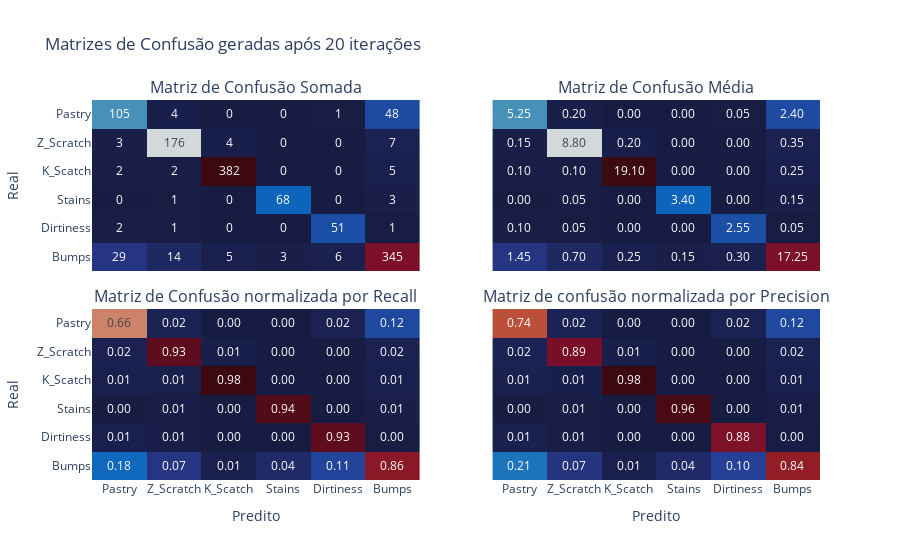

The code cell stored with this chart in its notebook:
### Code cell
plot_confusion_matrix(knn_res, export=True, filename='knn_cm', path='../figs/metrics')

### Figure 1 — Plotly figure (JSON) as saved in the notebook; plotly's stock layout.template omitted (floating-point values rounded to 4 significant figures)
{"data": [{"colorscale": [[0, "rgb(23, 28, 66)"], [0.09091, "rgb(41, 58, 143)"], [0.1818, "rgb(11, 102, 189)"], [0.2727, "rgb(69, 144, 185)"], [0.3636, "rgb(142, 181, 194)"], [0.4545, "rgb(210, 216, 219)"], [0.5455, "rgb(230, 210, 204)"], [0.6364, "rgb(213, 157, 137)"], [0.7273, "rgb(196, 101, 72)"], [0.8182, "rgb(172, 43, 36)"], [0.9091, "rgb(120, 14, 40)"], [1, "rgb(60, 9, 17)"]], "showscale": false, "text": [[105, 4, 0, 0, 1, 48], [3, 176, 4, 0, 0, 7], [2, 2, 382, 0, 0, 5], [0, 1, 0, 68, 0, 3], [2, 1, 0, 0, 51, 1], [29, 14, 5, 3, 6, 345]], "texttemplate": "%{text}", "type": "heatmap", "x": ["Pastry", "Z_Scratch", "K_Scatch", "Stains", "Dirtiness", "Bumps"], "xaxis": "x", "y": ["Pastry", "Z_Scratch", "K_Scatch", "Stains", "Dirtiness", "Bumps"], "yaxis": "y", "z": [[105, 4, 0, 0, 1, 48], [3, 176, 4, 0, 0, 7], [2, 2, 382, 0, 0, 5], [0, 1, 0, 68, 0, 3], [2, 1, 0, 0, 51, 1], [29, 14, 5, 3, 6, 345]]}, {"colorscale": [[0, "rgb(23, 28, 66)"], [0.09091, "rgb(41, 58, 143)"], [0.1818, "rgb(11, 102, 189)"], [0.2727, "rgb(69, 144, 185)"], [0.3636, "rgb(142, 181, 194)"], [0.4545, "rgb(210, 216, 219)"], [0.5455, "rgb(230, 210, 204)"], [0.6364, "rgb(213, 157, 137)"], [0.7273, "rgb(196, 101, 72)"], [0.8182, "rgb(172, 43, 36)"], [0.9091, "rgb(120, 14, 40)"], [1, "rgb(60, 9, 17)"]], "showscale": false, "text": [[5.25, 0.2, 0, 0, 0.05, 2.4], [0.15, 8.8, 0.2, 0, 0, 0.35], [0.1, 0.1, 19.1, 0, 0, 0.25], [0, 0.05, 0, 3.4, 0, 0.15], [0.1, 0.05, 0, 0, 2.55, 0.05], [1.45, 0.7, 0.25, 0.15, 0.3, 17.25]], "texttemplate": "%{text:.2f}", "type": "heatmap", "x": ["Pastry", "Z_Scratch", "K_Scatch", "Stains", "Dirtiness", "Bumps"], "xaxis": "x2", "y": ["Pastry", "Z_Scratch", "K_Scatch", "Stains", "Dirtiness", "Bumps"], "yaxis": "y2", "z": [[5.25, 0.2, 0, 0, 0.05, 2.4], [0.15, 8.8, 0.2, 0, 0, 0.35], [0.1, 0.1, 19.1, 0, 0, 0.25], [0, 0.05, 0, 3.4, 0, 0.15], [0.1, 0.05, 0, 0, 2.55, 0.05], [1.45, 0.7, 0.25, 0.15, 0.3, 17.25]]}, {"colorscale": [[0, "rgb(23, 28, 66)"], [0.09091, "rgb(41, 58, 143)"], [0.1818, "rgb(11, 102, 189)"], [0.2727, "rgb(69, 144, 185)"], [0.3636, "rgb(142, 181, 194)"], [0.4545, "rgb(210, 216, 219)"], [0.5455, "rgb(230, 210, 204)"], [0.6364, "rgb(213, 157, 137)"], [0.7273, "rgb(196, 101, 72)"], [0.8182, "rgb(172, 43, 36)"], [0.9091, "rgb(120, 14, 40)"], [1, "rgb(60, 9, 17)"]], "showscale": false, "text": [[0.6646, 0.02105, 0, 0, 0.01818, 0.1194], [0.01899, 0.9263, 0.01023, 0, 0, 0.01741], [0.01266, 0.01053, 0.977, 0, 0, 0.01244], [0, 0.005263, 0, 0.9444, 0, 0.007463], [0.01266, 0.005263, 0, 0, 0.9273, 0.002488], [0.1835, 0.07368, 0.01279, 0.04167, 0.1091, 0.8582]], "texttemplate": "%{text:.2f}", "type": "heatmap", "x": ["Pastry", "Z_Scratch", "K_Scatch", "Stains", "Dirtiness", "Bumps"], "xaxis": "x3", "y": ["Pastry", "Z_Scratch", "K_Scatch", "Stains", "Dirtiness", "Bumps"], "yaxis": "y3", "z": [[0.6646, 0.02105, 0, 0, 0.01818, 0.1194], [0.01899, 0.9263, 0.01023, 0, 0, 0.01741], [0.01266, 0.01053, 0.977, 0, 0, 0.01244], [0, 0.005263, 0, 0.9444, 0, 0.007463], [0.01266, 0.005263, 0, 0, 0.9273, 0.002488], [0.1835, 0.07368, 0.01279, 0.04167, 0.1091, 0.8582]]}, {"colorscale": [[0, "rgb(23, 28, 66)"], [0.09091, "rgb(41, 58, 143)"], [0.1818, "rgb(11, 102, 189)"], [0.2727, "rgb(69, 144, 185)"], [0.3636, "rgb(142, 181, 194)"], [0.4545, "rgb(210, 216, 219)"], [0.5455, "rgb(230, 210, 204)"], [0.6364, "rgb(213, 157, 137)"], [0.7273, "rgb(196, 101, 72)"], [0.8182, "rgb(172, 43, 36)"], [0.9091, "rgb(120, 14, 40)"], [1, "rgb(60, 9, 17)"]], "showscale": false, "text": [[0.7447, 0.0202, 0, 0, 0.01724, 0.1174], [0.02128, 0.8889, 0.01023, 0, 0, 0.01711], [0.01418, 0.0101, 0.977, 0, 0, 0.01222], [0, 0.005051, 0, 0.9577, 0, 0.007335], [0.01418, 0.005051, 0, 0, 0.8793, 0.002445], [0.2057, 0.07071, 0.01279, 0.04225, 0.1034, 0.8435]], "texttemplate": "%{text:.2f}", "type": "heatmap", "x": ["Pastry", "Z_Scratch", "K_Scatch", "Stains", "Dirtiness", "Bumps"], "xaxis": "x4", "y": ["Pastry", "Z_Scratch", "K_Scatch", "Stains", "Dirtiness", "Bumps"], "yaxis": "y4", "z": [[0.7447, 0.0202, 0, 0, 0.01724, 0.1174], [0.02128, 0.8889, 0.01023, 0, 0, 0.01711], [0.01418, 0.0101, 0.977, 0, 0, 0.01222], [0, 0.005051, 0, 0.9577, 0, 0.007335], [0.01418, 0.005051, 0, 0, 0.8793, 0.002445], [0.2057, 0.07071, 0.01279, 0.04225, 0.1034, 0.8435]]}], "layout": {"annotations": [{"font": {"size": 16}, "showarrow": false, "text": "Matriz de Confusão Somada", "x": 0.225, "xanchor": "center", "xref": "paper", "y": 1, "yanchor": "bottom", "yref": "paper"}, {"font": {"size": 16}, "showarrow": false, "text": "Matriz de Confusão Média", "x": 0.775, "xanchor": "center", "xref": "paper", "y": 1, "yanchor": "bottom", "yref": "paper"}, {"font": {"size": 16}, "showarrow": false, "text": "Matriz de Confusão normalizada por Recall", "x": 0.225, "xanchor": "center", "xref": "paper", "y": 0.45, "yanchor": "bottom", "yref": "paper"}, {"font": {"size": 16}, "showarrow": false, "text": "Matriz de confusão normalizada por Precision", "x": 0.775, "xanchor": "center", "xref": "paper", "y": 0.45, "yanchor": "bottom", "yref": "paper"}], "autosize": true, "title": {"text": "Matrizes de Confusão geradas após 20 iterações"}, "xaxis": {"anchor": "y", "autorange": true, "domain": [0, 0.45], "matches": "x3", "range": [-0.5, 5.5], "showticklabels": false, "type": "category"}, "xaxis2": {"anchor": "y2", "autorange": true, "domain": [0.55, 1], "matches": "x4", "range": [-0.5, 5.5], "showticklabels": false, "type": "category"}, "xaxis3": {"anchor": "y3", "autorange": true, "domain": [0, 0.45], "range": [-0.5, 5.5], "title": {"text": "Predito"}, "type": "category"}, "xaxis4": {"anchor": "y4", "autorange": true, "domain": [0.55, 1], "range": [-0.5, 5.5], "title": {"text": "Predito"}, "type": "category"}, "yaxis": {"anchor": "x", "autorange": true, "domain": [0.55, 1], "range": [5.5, -0.5], "title": {"text": "Real"}, "type": "category"}, "yaxis2": {"anchor": "x2", "autorange": true, "domain": [0.55, 1], "matches": "y", "range": [5.5, -0.5], "showticklabels": false, "type": "category"}, "yaxis3": {"anchor": "x3", "autorange": true, "domain": [0, 0.45], "range": [5.5, -0.5], "title": {"text": "Real"}, "type": "category"}, "yaxis4": {"anchor": "x4", "autorange": true, "domain": [0, 0.45], "matches": "y3", "range": [5.5, -0.5], "showticklabels": false, "type": "category"}}}
